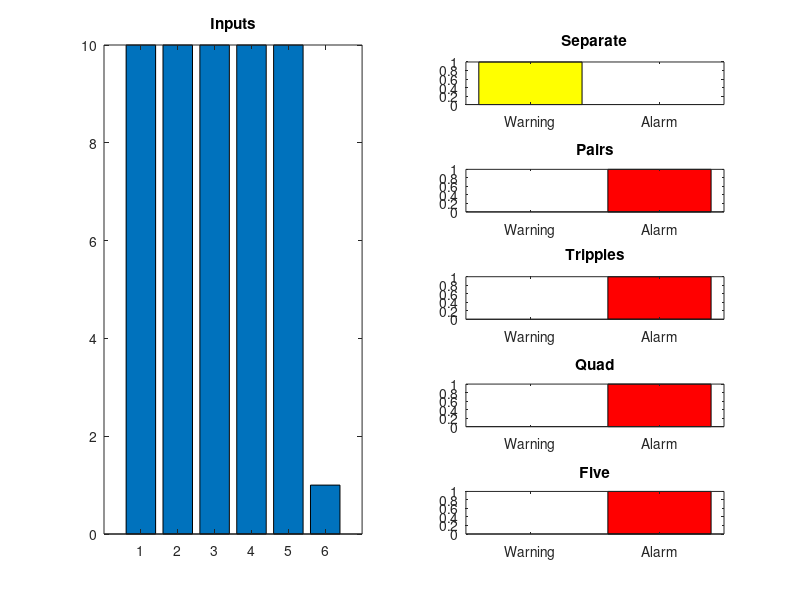

Write the MATLAB code that produced this figure.
% File: NN_Matrices.m
% Description: Matlab code of Neural Networks Results for Control System of five ultrasonic sensors
% Environment: Matlab
%
% MIT License
% Copyright (c) 2017 Valentyn N Sichkar
% github.com/sichkar-valentyn
%
% Reference to:
% [1] Valentyn N Sichkar. Matlab implementation of Neural Networks Results for Control System of five Ultrasonic sensors // GitHub platform [Electronic resource]. URL: https://github.com/sichkar-valentyn/Matlab_implementation_of_Neural_Networks (date of access: XX.XX.XXXX)

close all;

%Creating an Input vector
Inputs = [10 10 10 10 10 1]; 

% -------------- Separate ----------------

%Creating a matrix of weights for the Layer #1
Weights_First_Layer_Separate = [0.11 -0.05 0 0 0 0 0 0 0 0 0.5 -0.11 0 0 0 0 0 0 0 0
    0 0 0.11 -0.05 0 0 0 0 0 0 0 0 0.5 -0.11 0 0 0 0 0 0
    0 0 0 0 0.11 -0.05 0 0 0 0 0 0 0 0 0.5 -0.11 0 0 0 0
    0 0 0 0 0 0 0.11 -0.05 0 0 0 0 0 0 0 0 0.5 -0.11 0 0
    0 0 0 0 0 0 0 0 0.11 -0.05 0 0 0 0 0 0 0 0 0.5 -0.11
    -1 1.05 -1 1.05 -1 1.05 -1 1.05 -1 1.05 -1 1.05 -1 1.05 -1 1.05 -1 1.05 -1 1.05];

%Getting the outputs of the Layer #1
A_Separate = Inputs * Weights_First_Layer_Separate;

%Adding to the outputs of the Layer #1 the second bias
B_Separate = [A_Separate 1];

%Activating the neurons in the Layer #1
for i = 1:1:21
    if B_Separate(i)<0; B_Separate(i)=0;
    end
    if B_Separate(i)>0; B_Separate(i)=1;
    end
end

%Creating a matrix of weights for the inputs of the Hidden Layer
Weights_Hidden_Layer_Separate = [1 0 0 0 0 0 0 0 0 0
    1 0 0 0 0 0 0 0 0 0
    0 1 0 0 0 0 0 0 0 0
    0 1 0 0 0 0 0 0 0 0
    0 0 1 0 0 0 0 0 0 0
    0 0 1 0 0 0 0 0 0 0
    0 0 0 1 0 0 0 0 0 0
    0 0 0 1 0 0 0 0 0 0
    0 0 0 0 1 0 0 0 0 0
    0 0 0 0 1 0 0 0 0 0
    0 0 0 0 0 1 0 0 0 0
    0 0 0 0 0 1 0 0 0 0
    0 0 0 0 0 0 1 0 0 0
    0 0 0 0 0 0 1 0 0 0
    0 0 0 0 0 0 0 1 0 0
    0 0 0 0 0 0 0 1 0 0
    0 0 0 0 0 0 0 0 1 0
    0 0 0 0 0 0 0 0 1 0
    0 0 0 0 0 0 0 0 0 1
    0 0 0 0 0 0 0 0 0 1
    -1.5 -1.5 -1.5 -1.5 -1.5 -1.5 -1.5 -1.5 -1.5 -1.5];

%Getting the outputs of the Hidden Layer
D_Separate = B_Separate * Weights_Hidden_Layer_Separate;

%Adding to the outputs of the Hidden Layer the third bias
H_Separate = [D_Separate 1];

%Activating the neurons in the Hidden Layer
for i = 1:1:11
    if H_Separate(i)<0; H_Separate(i)=0;
    end
    if H_Separate(i)>0; H_Separate(i)=1;
    end
end

%Creating a matrix of weights for the Output Layer
Weights_Output_Layer_Separate = [1 0
    1 0
    1 0
    1 0
    1 0
    0 1
    0 1
    0 1
    0 1
    0 1
    -0.5 -0.5];

%Getting the outputs of the Hidden Layer
Result_Separate = H_Separate * Weights_Output_Layer_Separate;

%Activating the neurons in the Output Layer
Final_Result_Separate = Result_Separate;
for i = 1:1:2
    if Result_Separate(i)<0; Final_Result_Separate(i)=0;
    end
    if Result_Separate(i)>0; Final_Result_Separate(i)=1;
    end
end

% -------------- Pairs ----------------

%Creating a matrix of weights for the Layer #1
Weights_First_Layer_1_Pairs = [0.0476 -0.0285 0 0 0 0 0 0 0 0 0 0 0 0 0 0 0.1 -0.0666 0 0 0 0 0 0 0 0 0 0 0 0 0 0
    0 0 0.0476 -0.0285 0.0476 -0.0285 0 0 0 0 0 0 0 0 0 0 0 0 0.1 -0.0666 0.1 -0.0666 0 0 0 0 0 0 0 0 0 0
    0 0 0 0 0 0 0.0476 -0.0285 0.0476 -0.0285 0 0 0 0 0 0 0 0 0 0 0 0 0.1 -0.0666 0.1 -0.0666 0 0 0 0 0 0
    0 0 0 0 0 0 0 0 0 0 0.0476 -0.0285 0.0476 -0.0285 0 0 0 0 0 0 0 0 0 0 0 0 0.1 -0.0666 0.1 -0.0666 0 0
    0 0 0 0 0 0 0 0 0 0 0 0 0 0 0.0476 -0.0285 0 0 0 0 0 0 0 0 0 0 0 0 0 0 0.1 -0.0666
    -0.96 1.02 -0.96 1.02 -0.96 1.02 -0.96 1.02 -0.96 1.02 -0.96 1.02 -0.96 1.02 -0.96 1.02 -0.91 1.06 -0.91 1.06 -0.91 1.06 -0.91 1.06 -0.91 1.06 -0.91 1.06 -0.91 1.06 -0.91 1.06];

%Getting the outputs of the Layer #1
A_Pairs = Inputs * Weights_First_Layer_1_Pairs;

%Adding to the outputs of the Layer #1 the second bias
B_Pairs = [A_Pairs 1];

%Activating the neurons in the Layer #1
for i = 1:1:33
    if B_Pairs(i)<0; B_Pairs(i)=0;
    end
    if B_Pairs(i)>0; B_Pairs(i)=1;
    end
end

%Creating a matrix of weights for the inputs of the Hidden Layer #1
Weights_Hidden_Layer_Pairs = [1 0 0 0 0 0 0 0 0 0 0 0 0 0 0 0
    1 0 0 0 0 0 0 0 0 0 0 0 0 0 0 0
    0 1 0 0 0 0 0 0 0 0 0 0 0 0 0 0
    0 1 0 0 0 0 0 0 0 0 0 0 0 0 0 0
    0 0 1 0 0 0 0 0 0 0 0 0 0 0 0 0
    0 0 1 0 0 0 0 0 0 0 0 0 0 0 0 0
    0 0 0 1 0 0 0 0 0 0 0 0 0 0 0 0
    0 0 0 1 0 0 0 0 0 0 0 0 0 0 0 0
    0 0 0 0 1 0 0 0 0 0 0 0 0 0 0 0
    0 0 0 0 1 0 0 0 0 0 0 0 0 0 0 0
    0 0 0 0 0 1 0 0 0 0 0 0 0 0 0 0
    0 0 0 0 0 1 0 0 0 0 0 0 0 0 0 0
    0 0 0 0 0 0 1 0 0 0 0 0 0 0 0 0
    0 0 0 0 0 0 1 0 0 0 0 0 0 0 0 0
    0 0 0 0 0 0 0 1 0 0 0 0 0 0 0 0
    0 0 0 0 0 0 0 1 0 0 0 0 0 0 0 0
    0 0 0 0 0 0 0 0 1 0 0 0 0 0 0 0
    0 0 0 0 0 0 0 0 1 0 0 0 0 0 0 0
    0 0 0 0 0 0 0 0 0 1 0 0 0 0 0 0
    0 0 0 0 0 0 0 0 0 1 0 0 0 0 0 0
    0 0 0 0 0 0 0 0 0 0 1 0 0 0 0 0
    0 0 0 0 0 0 0 0 0 0 1 0 0 0 0 0
    0 0 0 0 0 0 0 0 0 0 0 1 0 0 0 0
    0 0 0 0 0 0 0 0 0 0 0 1 0 0 0 0
    0 0 0 0 0 0 0 0 0 0 0 0 1 0 0 0
    0 0 0 0 0 0 0 0 0 0 0 0 1 0 0 0
    0 0 0 0 0 0 0 0 0 0 0 0 0 1 0 0
    0 0 0 0 0 0 0 0 0 0 0 0 0 1 0 0
    0 0 0 0 0 0 0 0 0 0 0 0 0 0 1 0
    0 0 0 0 0 0 0 0 0 0 0 0 0 0 1 0
    0 0 0 0 0 0 0 0 0 0 0 0 0 0 0 1
    0 0 0 0 0 0 0 0 0 0 0 0 0 0 0 1
    -1.5 -1.5 -1.5 -1.5 -1.5 -1.5 -1.5 -1.5 -1.5 -1.5 -1.5 -1.5 -1.5 -1.5 -1.5 -1.5];

%Getting the outputs of the Hidden Layer #1
D_Pairs = B_Pairs * Weights_Hidden_Layer_Pairs;

%Adding to the outputs of the Hidden Layer #1 the third bias
H_Pairs = [D_Pairs 1];

%Activating the neurons in the Hidden Layer #1
for i = 1:1:17
    if H_Pairs(i)<0; H_Pairs(i)=0;
    end
    if H_Pairs(i)>0; H_Pairs(i)=1;
    end
end

%Creating a matrix of weights for the inputs of the Hidden Layer #2
Weights_Hidden_Layer_2_Pairs = [1 0 0 0 0 0 0 0
    1 0 0 0 0 0 0 0
    0 1 0 0 0 0 0 0
    0 1 0 0 0 0 0 0
    0 0 1 0 0 0 0 0
    0 0 1 0 0 0 0 0
    0 0 0 1 0 0 0 0
    0 0 0 1 0 0 0 0
    0 0 0 0 1 0 0 0
    0 0 0 0 1 0 0 0
    0 0 0 0 0 1 0 0
    0 0 0 0 0 1 0 0
    0 0 0 0 0 0 1 0
    0 0 0 0 0 0 1 0
    0 0 0 0 0 0 0 1
    0 0 0 0 0 0 0 1
    -1.5 -1.5 -1.5 -1.5 -1.5 -1.5 -1.5 -1.5];

%Getting the outputs of the Hidden Layer #2
S_Pairs = H_Pairs * Weights_Hidden_Layer_2_Pairs;

%Adding to the outputs of the Hidden Layer #2 the fourth bias
P_Pairs = [S_Pairs 1];

%Activating the neurons in the Hidden Layer #2
for i = 1:1:9
    if P_Pairs(i)<0; P_Pairs(i)=0;
    end
    if P_Pairs(i)>0; P_Pairs(i)=1;
    end
end

%Creating a matrix of weights for the Output Layer
Weights_Output_Layer_Pairs = [1 0
    1 0
    1 0
    1 0
    0 1
    0 1
    0 1
    0 1
    -0.5 -0.5];

%Getting the inputs of the Output Layer
Result_Pairs = P_Pairs * Weights_Output_Layer_Pairs;

%Activating the neurons in the Output Layer
Final_Result_Pairs = Result_Pairs;
for i = 1:1:2
    if Result_Pairs(i)<0; Final_Result_Pairs(i)=0;
    end
    if Result_Pairs(i)>0; Final_Result_Pairs(i)=1;
    end
end

% -------------- Tripples ----------------

%Creating a matrix of weights for the Layer #1
Weights_First_Layer_1_Tripples = [0.0476 -0.0285 0 0 0 0 0 0 0 0 0 0 0.1 -0.0666 0 0 0 0 0 0 0 0 0 0
    0 0 0.0476 -0.0285 0 0 0 0 0 0 0 0 0 0 0.1 -0.0666 0 0 0 0 0 0 0 0
    0 0 0 0 0.0476 -0.0285 0.0476 -0.0285 0 0 0 0 0 0 0 0 0.1 -0.0666 0.1 -0.0666 0 0 0 0
    0 0 0 0 0 0 0 0 0.0476 -0.0285 0 0 0 0 0 0 0 0 0 0 0.1 -0.0666 0 0
    0 0 0 0 0 0 0 0 0 0 0.0476 -0.0285 0 0 0 0 0 0 0 0 0 0 0.1 -0.0666
    -0.96 1.02 -0.96 1.02 -0.96 1.02 -0.96 1.02 -0.96 1.02 -0.96 1.02 -0.91 1.06 -0.91 1.06 -0.91 1.06 -0.91 1.06 -0.91 1.06 -0.91 1.06];

%Getting the outputs of the Layer #1
A_Tripples = Inputs * Weights_First_Layer_1_Tripples;

%Adding to the outputs of the Layer #1 the second bias
B_Tripples = [A_Tripples 1];

%Activating the neurons in the Layer #1
for i = 1:1:25
    if B_Tripples(i)<0; B_Tripples(i)=0;
    end
    if B_Tripples(i)>0; B_Tripples(i)=1;
    end
end

%Creating a matrix of weights for the inputs of the Hidden Layer #1
Weights_Hidden_Layer_Tripples = [1 0 0 0 0 0 0 0 0 0 0 0
    1 0 0 0 0 0 0 0 0 0 0 0
    0 1 0 0 0 0 0 0 0 0 0 0
    0 1 0 0 0 0 0 0 0 0 0 0
    0 0 1 0 0 0 0 0 0 0 0 0
    0 0 1 0 0 0 0 0 0 0 0 0
    0 0 0 1 0 0 0 0 0 0 0 0
    0 0 0 1 0 0 0 0 0 0 0 0
    0 0 0 0 1 0 0 0 0 0 0 0
    0 0 0 0 1 0 0 0 0 0 0 0 
    0 0 0 0 0 1 0 0 0 0 0 0
    0 0 0 0 0 1 0 0 0 0 0 0
    0 0 0 0 0 0 1 0 0 0 0 0
    0 0 0 0 0 0 1 0 0 0 0 0
    0 0 0 0 0 0 0 1 0 0 0 0
    0 0 0 0 0 0 0 1 0 0 0 0
    0 0 0 0 0 0 0 0 1 0 0 0
    0 0 0 0 0 0 0 0 1 0 0 0
    0 0 0 0 0 0 0 0 0 1 0 0
    0 0 0 0 0 0 0 0 0 1 0 0
    0 0 0 0 0 0 0 0 0 0 1 0
    0 0 0 0 0 0 0 0 0 0 1 0
    0 0 0 0 0 0 0 0 0 0 0 1
    0 0 0 0 0 0 0 0 0 0 0 1
    -1.5 -1.5 -1.5 -1.5 -1.5 -1.5 -1.5 -1.5 -1.5 -1.5 -1.5 -1.5];

%Getting the outputs of the Hidden Layer #1
D_Tripples = B_Tripples * Weights_Hidden_Layer_Tripples;

%Adding to the outputs of the Hidden Layer #1 the third bias
H_Tripples = [D_Tripples 1];

%Activating the neurons in the Hidden Layer #1
for i = 1:1:13
    if H_Tripples(i)<0; H_Tripples(i)=0;
    end
    if H_Tripples(i)>0; H_Tripples(i)=1;
    end
end

%Creating a matrix of weights for the inputs of the Hidden Layer #2
Weights_Hidden_Layer_2_Tripples = [1 0 0 0
    1 0 0 0
    1 0 0 0
    0 1 0 0
    0 1 0 0
    0 1 0 0
    0 0 1 0
    0 0 1 0
    0 0 1 0
    0 0 0 1
    0 0 0 1
    0 0 0 1
    -2.5 -2.5 -2.5 -2.5];

%Getting the outputs of the Hidden Layer #2
S_Tripples = H_Tripples * Weights_Hidden_Layer_2_Tripples;

%Adding to the outputs of the Hidden Layer #2 the fourth bias
P_Tripples = [S_Tripples 1];

%Activating the neurons in the Hidden Layer #2
for i = 1:1:5
    if P_Tripples(i)<0; P_Tripples(i)=0;
    end
    if P_Tripples(i)>0; P_Tripples(i)=1;
    end
end

%Creating a matrix of weights for the Output Layer
Weights_Output_Layer_Tripples = [1 0
    1 0
    0 1
    0 1
    -0.5 -0.5];

%Getting the inputs of the Output Layer
Result_Tripples = P_Tripples * Weights_Output_Layer_Tripples;

%Activating the neurons in the Output Layer
Final_Result_Tripples = Result_Tripples;
for i = 1:1:2
    if Result_Tripples(i)<0; Final_Result_Tripples(i)=0;
    end
    if Result_Tripples(i)>0; Final_Result_Tripples(i)=1;
    end
end

% -------------- Quad ----------------

%Creating a matrix of weights for the Layer #1
Weights_First_Layer_1_Quad = [0.0476 -0.0285 0 0 0 0 0 0 0.1 -0.0666 0 0 0 0 0 0
    0 0 0.0476 -0.0285 0 0 0 0 0 0 0.1 -0.0666 0 0 0 0
    0 0 0 0 0.0476 -0.0285 0 0 0 0 0 0 0.1 -0.0666 0 0
    0 0 0 0 0 0 0.0476 -0.0285 0 0 0 0 0 0 0.1 -0.0666
    0 0 0 0 0 0 0 0 0 0 0 0 0 0 0 0
    -0.96 1.02 -0.96 1.02 -0.96 1.02 -0.96 1.02 -0.91 1.06 -0.91 1.06 -0.91 1.06 -0.91 1.06];

%Getting the outputs of the Layer #1
A_Quad = Inputs * Weights_First_Layer_1_Quad;

%Adding to the outputs of the Layer #1 the second bias
B_Quad = [A_Quad 1];

%Activating the neurons in the Layer #1
for i = 1:1:17
    if B_Quad(i)<0; B_Quad(i)=0;
    end
    if B_Quad(i)>0; B_Quad(i)=1;
    end
end

%Creating a matrix of weights for the inputs of the Hidden Layer #1
Weights_Hidden_Layer_Quad = [1 0 0 0 0 0 0 0
    1 0 0 0 0 0 0 0
    0 1 0 0 0 0 0 0
    0 1 0 0 0 0 0 0
    0 0 1 0 0 0 0 0
    0 0 1 0 0 0 0 0
    0 0 0 1 0 0 0 0
    0 0 0 1 0 0 0 0
    0 0 0 0 1 0 0 0
    0 0 0 0 1 0 0 0
    0 0 0 0 0 1 0 0
    0 0 0 0 0 1 0 0
    0 0 0 0 0 0 1 0
    0 0 0 0 0 0 1 0
    0 0 0 0 0 0 0 1
    0 0 0 0 0 0 0 1
    -1.5 -1.5 -1.5 -1.5 -1.5 -1.5 -1.5 -1.5];

%Getting the outputs of the Hidden Layer #1
D_Quad = B_Quad * Weights_Hidden_Layer_Quad;

%Adding to the outputs of the Hidden Layer #1 the third bias
H_Quad = [D_Quad 1];

%Activating the neurons in the Hidden Layer #1
for i = 1:1:9
    if H_Quad(i)<0; H_Quad(i)=0;
    end
    if H_Quad(i)>0; H_Quad(i)=1;
    end
end

%Creating a matrix of weights for the inputs of the Hidden Layer #2
Weights_Hidden_Layer_2_Quad = [1 0
    1 0
    1 0
    1 0
    0 1
    0 1
    0 1
    0 1
    -3.5 -3.5];

%Getting the outputs of the Hidden Layer #2
S_Quad = H_Quad * Weights_Hidden_Layer_2_Quad;

%Adding to the outputs of the Hidden Layer #2 the fourth bias
P_Quad = [S_Quad 1];

%Activating the neurons in the Hidden Layer #2
for i = 1:1:3
    if P_Quad(i)<0; P_Quad(i)=0;
    end
    if P_Quad(i)>0; P_Quad(i)=1;
    end
end

%Creating a matrix of weights for the Output Layer
Weights_Output_Layer_Quad = [1 0
    0 1
    -0.5 -0.5];

%Getting the inputs of the Output Layer
Result_Quad = P_Quad * Weights_Output_Layer_Quad;

%Activating the neurons in the Output Layer
Final_Result_Quad = Result_Quad;
for i = 1:1:2
    if Result_Quad(i)<0; Final_Result_Quad(i)=0;
    end
    if Result_Quad(i)>0; Final_Result_Quad(i)=1;
    end
end

% -------------- Five ----------------

%Creating a matrix of weights for the Layer #1
Weights_First_Layer_1_Five = [0.0476 -0.0285 0 0 0 0 0 0 0 0 0.1 -0.0666 0 0 0 0 0 0 0 0
    0 0 0.0476 -0.0285 0 0 0 0 0 0 0 0 0.1 -0.0666 0 0 0 0 0 0
    0 0 0 0 0.0476 -0.0285 0 0 0 0 0 0 0 0 0.1 -0.0666 0 0 0 0
    0 0 0 0 0 0 0.0476 -0.0285 0 0 0 0 0 0 0 0 0.1 -0.0666 0 0
    0 0 0 0 0 0 0 0 0.0476 -0.0285 0 0 0 0 0 0 0 0 0.1 -0.0666
    -0.96 1.02 -0.96 1.02 -0.96 1.02 -0.96 1.02 -0.96 1.02 -0.91 1.06 -0.91 1.06 -0.91 1.06 -0.91 1.06 -0.91 1.06];

%Getting the outputs of the Layer #1
A_Five = Inputs * Weights_First_Layer_1_Five;

%Adding to the outputs of the Layer #1 the second bias
B_Five = [A_Five 1];

%Activating the neurons in the Layer #1
for i = 1:1:21
    if B_Five(i)<0; B_Five(i)=0;
    end
    if B_Five(i)>0; B_Five(i)=1;
    end
end

%Creating a matrix of weights for the inputs of the Hidden Layer #1
Weights_Hidden_Layer_Five = [1 0 0 0 0 0 0 0 0 0
    1 0 0 0 0 0 0 0 0 0
    0 1 0 0 0 0 0 0 0 0
    0 1 0 0 0 0 0 0 0 0
    0 0 1 0 0 0 0 0 0 0
    0 0 1 0 0 0 0 0 0 0
    0 0 0 1 0 0 0 0 0 0
    0 0 0 1 0 0 0 0 0 0
    0 0 0 0 1 0 0 0 0 0
    0 0 0 0 1 0 0 0 0 0
    0 0 0 0 0 1 0 0 0 0
    0 0 0 0 0 1 0 0 0 0
    0 0 0 0 0 0 1 0 0 0
    0 0 0 0 0 0 1 0 0 0
    0 0 0 0 0 0 0 1 0 0
    0 0 0 0 0 0 0 1 0 0
    0 0 0 0 0 0 0 0 1 0
    0 0 0 0 0 0 0 0 1 0
    0 0 0 0 0 0 0 0 0 1
    0 0 0 0 0 0 0 0 0 1
    -1.5 -1.5 -1.5 -1.5 -1.5 -1.5 -1.5 -1.5 -1.5 -1.5];

%Getting the outputs of the Hidden Layer #1
D_Five = B_Five * Weights_Hidden_Layer_Five;

%Adding to the outputs of the Hidden Layer #1 the third bias
H_Five = [D_Five 1];

%Activating the neurons in the Hidden Layer #1
for i = 1:1:11
    if H_Five(i)<0; H_Five(i)=0;
    end
    if H_Five(i)>0; H_Five(i)=1;
    end
end

%Creating a matrix of weights for the inputs of the Hidden Layer #2
Weights_Hidden_Layer_2_Five = [1 0
    1 0
    1 0
    1 0
    1 0
    0 1
    0 1
    0 1
    0 1
    0 1
    -4.5 -4.5];

%Getting the outputs of the Hidden Layer #2
S_Five = H_Five * Weights_Hidden_Layer_2_Five;

%Adding to the outputs of the Hidden Layer #2 the fourth bias
P_Five = [S_Five 1];

%Activating the neurons in the Hidden Layer #2
for i = 1:1:3
    if P_Five(i)<0; P_Five(i)=0;
    end
    if P_Five(i)>0; P_Five(i)=1;
    end
end

%Creating a matrix of weights for the Output Layer
Weights_Output_Layer_Five = [1 0
    0 1
    -0.5 -0.5];

%Getting the inputs of the Output Layer
Result_Five = P_Five * Weights_Output_Layer_Five;

%Activating the neurons in the Output Layer
Final_Result_Five = Result_Five;
for i = 1:1:2
    if Result_Five(i)<0; Final_Result_Five(i)=0;
    end
    if Result_Five(i)>0; Final_Result_Five(i)=1;
    end
end


figure(1);
subplot(5,2,[1,3,5,7,9]), bar(Inputs), title('Inputs');
subplot(5,2,2), if Final_Result_Separate(2)==1; bar(Final_Result_Separate,'r'); set(gca,'xticklabel',{'Warning','Alarm'}); end, if Final_Result_Separate(1)==1; bar(Final_Result_Separate,'y'); set(gca,'xticklabel',{'Warning','Alarm'}); end, if Final_Result_Separate(1)==0; if Final_Result_Separate(2)==0; bar(1,'g'); set(gca,'xticklabel',{' '}); end, end, title('Separate');
subplot(5,2,4), if Final_Result_Pairs(2)==1; bar(Final_Result_Pairs,'r'); set(gca,'xticklabel',{'Warning','Alarm'}); end, if Final_Result_Pairs(1)==1; bar(Final_Result_Pairs,'y'); set(gca,'xticklabel',{'Warning','Alarm'}); end, if Final_Result_Pairs(1)==0; if Final_Result_Pairs(2)==0; bar(1,'g'); set(gca,'xticklabel',{' '}); end, end, title('Pairs');
subplot(5,2,6), if Final_Result_Tripples(2)==1; bar(Final_Result_Tripples,'r'); set(gca,'xticklabel',{'Warning','Alarm'}); end, if Final_Result_Tripples(1)==1; bar(Final_Result_Tripples,'y'); set(gca,'xticklabel',{'Warning','Alarm'}); end, if Final_Result_Tripples(1)==0; if Final_Result_Tripples(2)==0; bar(1,'g'); set(gca,'xticklabel',{' '}); end, end, title('Tripples');
subplot(5,2,8), if Final_Result_Quad(2)==1; bar(Final_Result_Quad,'r'); set(gca,'xticklabel',{'Warning','Alarm'}); end, if Final_Result_Quad(1)==1; bar(Final_Result_Quad,'y'); set(gca,'xticklabel',{'Warning','Alarm'}); end, if Final_Result_Quad(1)==0; if Final_Result_Quad(2)==0; bar(1,'g'); set(gca,'xticklabel',{' '}); end, end, title('Quad');
subplot(5,2,10), if Final_Result_Five(2)==1; bar(Final_Result_Five,'r'); set(gca,'xticklabel',{'Warning','Alarm'}); end, if Final_Result_Five(1)==1; bar(Final_Result_Five,'y'); set(gca,'xticklabel',{'Warning','Alarm'}); end, if Final_Result_Five(1)==0; if Final_Result_Five(2)==0; bar(1,'g'); set(gca,'xticklabel',{' '}); end, end, title('Five');
